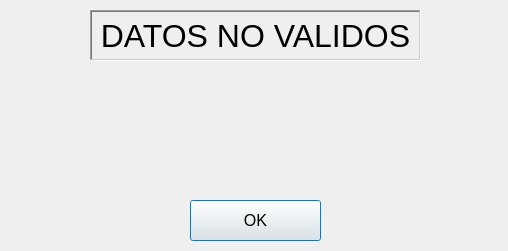
<?xml version="1.0" encoding="UTF-8"?>
<ui version="4.0">
 <class>Error</class>
 <widget class="QDialog" name="Error">
  <property name="windowModality">
   <enum>Qt::ApplicationModal</enum>
  </property>
  <property name="geometry">
   <rect>
    <x>0</x>
    <y>0</y>
    <width>508</width>
    <height>251</height>
   </rect>
  </property>
  <property name="font">
   <font>
    <family>Arial</family>
    <pointsize>24</pointsize>
   </font>
  </property>
  <property name="windowTitle">
   <string>ERROR</string>
  </property>
  <property name="windowIcon">
   <iconset>
    <normaloff>../Ico_Mascota.png</normaloff>../Ico_Mascota.png</iconset>
  </property>
  <property name="modal">
   <bool>true</bool>
  </property>
  <widget class="QPushButton" name="dialogo_error">
   <property name="geometry">
    <rect>
     <x>190</x>
     <y>200</y>
     <width>131</width>
     <height>41</height>
    </rect>
   </property>
   <property name="font">
    <font>
     <pointsize>12</pointsize>
    </font>
   </property>
   <property name="cursor">
    <cursorShape>PointingHandCursor</cursorShape>
   </property>
   <property name="contextMenuPolicy">
    <enum>Qt::DefaultContextMenu</enum>
   </property>
   <property name="text">
    <string>OK</string>
   </property>
  </widget>
  <widget class="QLabel" name="titulo">
   <property name="geometry">
    <rect>
     <x>90</x>
     <y>10</y>
     <width>331</width>
     <height>51</height>
    </rect>
   </property>
   <property name="frameShape">
    <enum>QFrame::WinPanel</enum>
   </property>
   <property name="frameShadow">
    <enum>QFrame::Sunken</enum>
   </property>
   <property name="text">
    <string>DATOS NO VALIDOS</string>
   </property>
   <property name="alignment">
    <set>Qt::AlignCenter</set>
   </property>
  </widget>
  <widget class="QLabel" name="mensaje_error">
   <property name="geometry">
    <rect>
     <x>0</x>
     <y>90</y>
     <width>501</width>
     <height>61</height>
    </rect>
   </property>
   <property name="font">
    <font>
     <pointsize>12</pointsize>
    </font>
   </property>
   <property name="text">
    <string/>
   </property>
   <property name="alignment">
    <set>Qt::AlignCenter</set>
   </property>
  </widget>
 </widget>
 <resources/>
 <connections>
  <connection>
   <sender>dialogo_error</sender>
   <signal>clicked()</signal>
   <receiver>Error</receiver>
   <slot>close()</slot>
   <hints>
    <hint type="sourcelabel">
     <x>292</x>
     <y>212</y>
    </hint>
    <hint type="destinationlabel">
     <x>392</x>
     <y>-20</y>
    </hint>
   </hints>
  </connection>
 </connections>
</ui>
